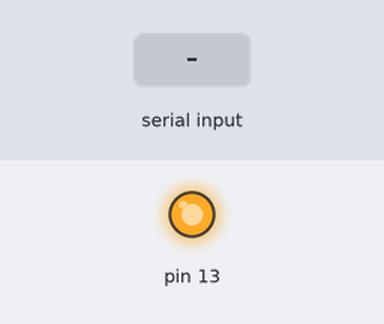
The sketch below on a simulated Arduino Uno, built with avr-gcc and run on an emulated ATmega328P. Shown: output pins drawn as LEDs (lit = HIGH). The test bench sets the inputs (shaded band). What the sketch prints to the serial monitor is not drawn.

Above: at 0.1 s.
At 9.2 s:
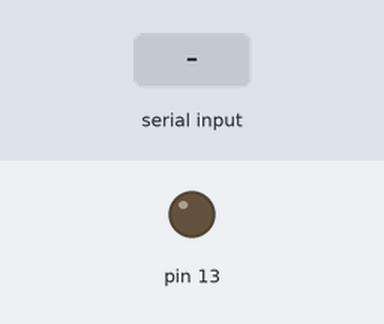
9.3 s: "1" received over the second serial link
Timing chart, 0 to 12.3 s (numbered marks = the images above; inputs shaded):
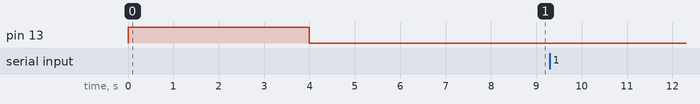

The sketch:

blue.ino
```cpp
//Configuracion bluetooth
#include <SoftwareSerial.h>

SoftwareSerial blue(2, 3);   //Crea conexion al bluetooth - PIN 2 a TX y PIN 3 a RX

char NOMBRE[21]  = "HC-06 brutush"; // Nombre de 20 caracteres maximo
char BPS         = '4';     // 1=1200 , 2=2400, 3=4800, 4=9600, 5=19200, 6=38400, 7=57600, 8=115200
char PASS[5]    = "1234";   // PIN O CLAVE de 4 caracteres numericos

void setup()
{

   Serial.begin(9600);

    blue.begin(9600); // inicialmente la comunicacion serial a 9600 Baudios (velocidad de fabrica)

    pinMode(13,OUTPUT);
    digitalWrite(13,HIGH); // Enciende el LED 13 durante 4s antes de configurar el Bluetooth
    delay(4000);

    digitalWrite(13,LOW); // Apaga el LED 13 para iniciar la programacion

    blue.print("AT");  // Inicializa comando AT
    delay(1000);

    blue.print("AT+NAME"); // Configura el nuevo nombre
    blue.print(NOMBRE);
    delay(1000);                  // espera 1 segundo

    blue.print("AT+BAUD");  // Configura la nueva velocidad
    blue.print(BPS);
    delay(1000);

    blue.print("AT+PIN");   // Configura el nuevo PIN
    blue.print(PASS);
    delay(1000);
}

void loop()
{
    if (blue.available())
    {
      char dato=blue.read();
      Serial.print("Dato recibido: ");
      Serial.println(dato);
    }
}
```

Measured:
- after the input at 9.3 s, every drawn part: stays the same
